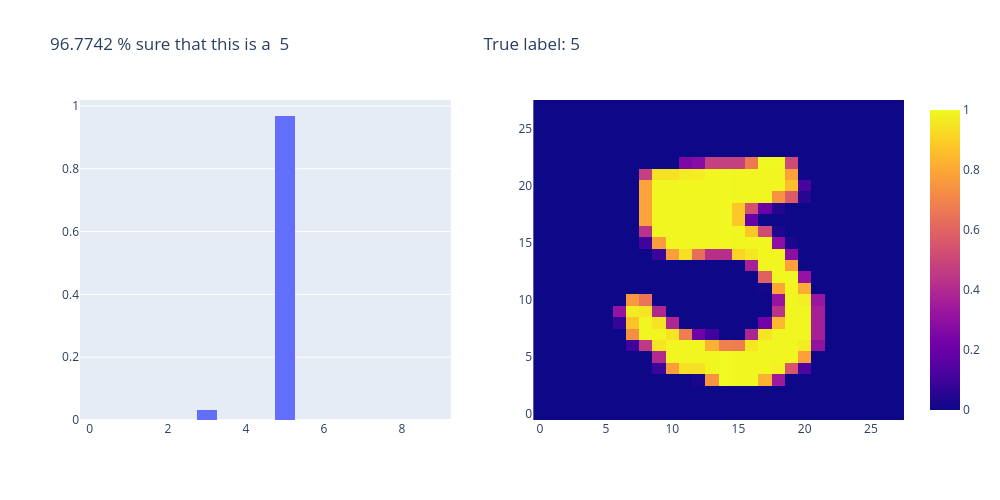

This figure's notebook cell:
### Code cell
test()

### Figure 1 — Plotly figure (JSON) as saved in the notebook; plotly's stock layout.template omitted (floating-point values rounded to 4 significant figures; data arrays with more than 128 entries replaced by an {"elided": "..."} marker saying what was removed)
{"data": [{"bingroup": "x", "histfunc": "sum", "hovertemplate": "x=%{x}<br>sum of y=%{y}<extra></extra>", "legendgroup": "", "marker": {"color": "#636efa", "pattern": {"shape": ""}}, "name": "", "nbinsx": 20, "orientation": "v", "showlegend": false, "type": "histogram", "x": [0, 1, 2, 3, 4, 5, 6, 7, 8, 9], "xaxis": "x", "y": [6.225e-10, 1.625e-08, 1.561e-11, 0.0322, 1.956e-10, 0.9677, 1.147e-10, 7.69e-11, 4.638e-05, 1.4e-05], "yaxis": "y"}, {"coloraxis": "coloraxis", "hovertemplate": "x: %{x}<br>y: %{y}<br>color: %{z}<extra></extra>", "name": "0", "type": "heatmap", "xaxis": "x2", "yaxis": "y2", "z": {"elided": "28x28 float values"}}], "layout": {"height": 500, "title": {"text": "        96.7742 % sure that this is a  5                                            True label: 5"}, "width": 1000, "xaxis": {"anchor": "y", "domain": [0, 0.45]}, "xaxis2": {"anchor": "y2", "domain": [0.55, 1]}, "yaxis": {"anchor": "x", "domain": [0, 1]}, "yaxis2": {"anchor": "x2", "domain": [0, 1]}}}
